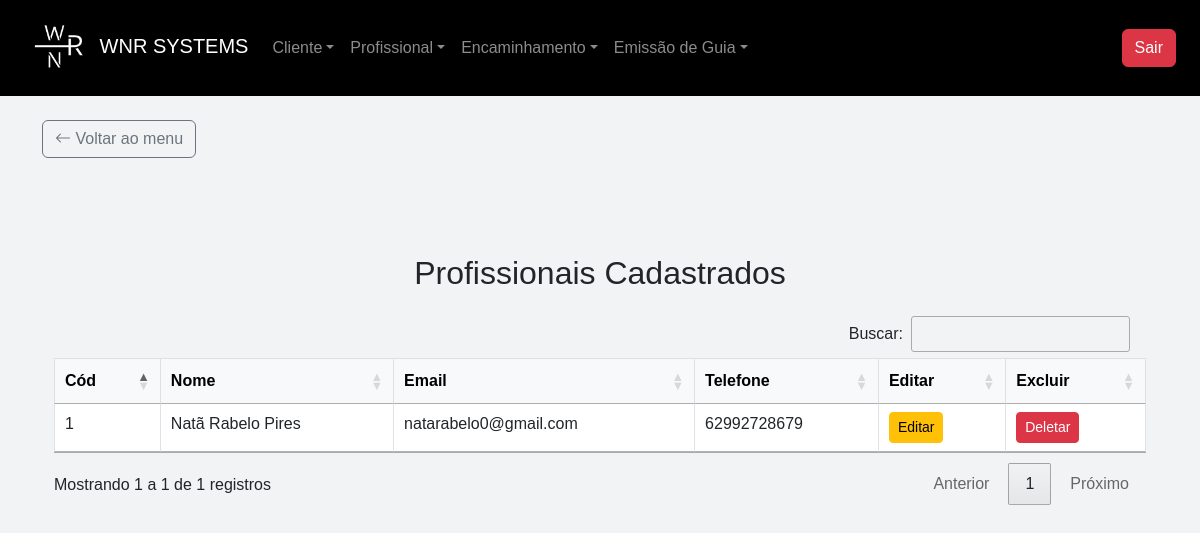
/listar_profissional (signed in), run on an earlier commit of the app's database.
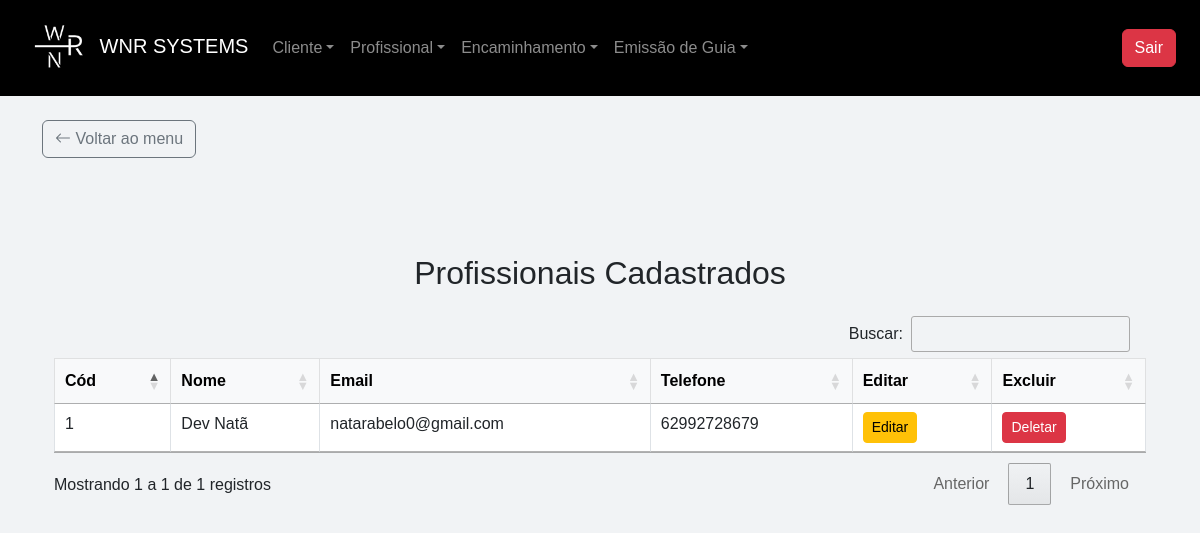
And on a later commit of the database.
### app/models.py (models this page shows)
class Profissional(db.Model):
    __tablename__ = "profissionais"
    id = db.Column(db.Integer, primary_key=True)
    nome = db.Column(db.String(255), nullable=False)
    cpf = db.Column(db.String(14), unique=True, nullable=False)
    email = db.Column(db.String(255))
    data_nascimento = db.Column(db.DateTime)
    bairro = db.Column(db.String)
    banco = db.Column(db.String)
    cep = db.Column(db.String)
    cidade = db.Column(db.String)
    complemento = db.Column(db.String)
    graduacao = db.Column(db.String)
    issqn = db.Column(db.String)
    fone_pessoal = db.Column(db.String)
    fone_profissional = db.Column(db.String)
    curriculum_lattes = db.Column(db.String)
    dias_horas_disponiveis = db.Column(db.String)
    endereco_profissional = db.Column(db.String)
    estado = db.Column(db.String)
    observacoes = db.Column(db.String)
    pix = db.Column(db.String)
    registro_profissional = db.Column(db.String)
    rg = db.Column(db.String(11), unique=True, nullable=False)
    valor_minimo = db.Column(db.Float)
    encaminhamentos = db.relationship("Encaminhamento", back_populates="profissional", cascade="all, delete-orphan")
    guias = db.relationship("Guia", back_populates="profissional", cascade="all, delete-orphan")

### app/routes/profissional/profissional.py (the view)
@professional_bp.route('/listar_profissional', methods=['GET', 'POST'])
@required_login
@role_required('atendimento', 'financeiro', 'admin')
def listar_profissional():
    profissionais = Profissional.query.all()
    usuario = current_user
    return render_template('profissional/list.html', profissionais=profissionais, usuario=usuario)

### app/__init__.py (called while the page is built)
@login_manager.user_loader
def load_user(id):
    return Usuario.query.get(int(id))

### app/utils/login_required.py (called while the page is built)
def required_login(f):
    @wraps(f)
    def decorated_function(*args, **kwargs):
        if 'user_id' not in session:
            return redirect(url_for('auth_bp.login'))
        return f(*args, **kwargs)
    return decorated_function

### app/templates/profissional/list.html (shortened to what this page needs)
{% extends 'base.html' %}
{% block content %}
<div class="container mt-5">
    <h2 class="text-center mb-4 mt-5">Profissionais Cadastrados</h2>
    <div class="card-body">
        <table id="table" class="table table-bordered table-hover">
            <thead class="table-light">
                <tr>
                    <th>Cód</th>
                    <th>Nome</th>
                    <th>Email</th>
                    <th>Telefone</th>
                    <th>Editar</th>
                    {% if usuario.role == "admin" %}
                    <th>Excluir</th>
                    {% endif %}
                </tr>
            </thead>
            <tbody>
                {% for profissional in profissionais %}
                    <tr>
                        <td>{{ profissional.id }}</td>
                        <td>{{ profissional.nome }}</td>
                        <td>{{ profissional.email }}</td>
                        <td>{{ profissional.fone_profissional }}</td>
                        <td><a href="{{ url_for('professional_bp.editar_profissional', id=profissional.id) }}" class="btn btn-sm btn-warning">Editar</a></td>
                        {% if usuario.role == "admin" %}
                        <td><a href="{{ url_for('professional_bp.deletar_profissional', id=profissional.id) }}" class="btn btn-sm btn-danger" data-bs-toggle="modal" data-bs-target="#confirmarExclusao" data-id="{{ profissional.id }}">Deletar</a></td>
                        {% endif %}
                    </tr>
                  {% endfor %}
            </tbody>
        </table>
    </div>
</div>
{% endblock %}

What changed in the data, as far as the page shows it:
changed Profissional "natarabelo0@gmail.com": nome "Natã Rabelo Pires" → "Dev Natã"
